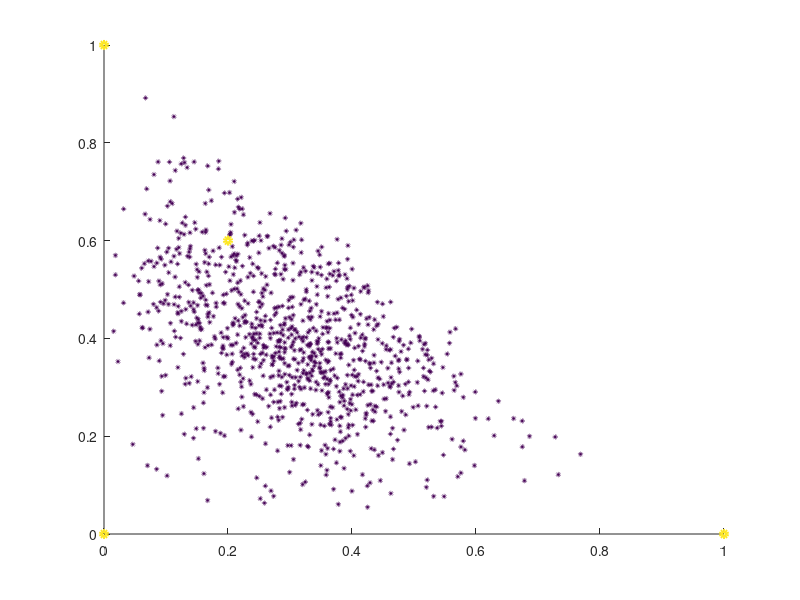

This figure's MATLAB source:
%
P={[0,0], [0,1], [1,0], [0.2,0.6] };

N=1000;

%%%%%%%%%%%%%%%%%%%%%%%%%%%%%%%%%%%%%%%%%%%%%%%%%%%%%%%%%%%%%%%%%%%%%%%%%%%%%%%%
MP=length(P);
Po=cell(1,N);

for II=1:N
    Po{II}=[0 0];
    fator=rand(1,MP);
    fator=fator/sum(fator);
    for JJ=1:MP
        Po{II}=Po{II}+P{JJ}*fator(JJ);

    end
end

x=zeros(1,MP);
y=zeros(1,MP);
for II=1:MP
    x(II)=P{II}(1);
    y(II)=P{II}(2);
end

xo=zeros(1,N);
yo=zeros(1,N);
for II=1:N
    xo(II)=Po{II}(1);
    yo(II)=Po{II}(2);
end

%scatter(xo,yo);
%hold on
sz = 20;
hs=scatter([xo,x],[yo,y],[ones(1,N) sz*ones(1,MP)],[ones(1,N) 2*ones(1,MP)]);
set(hs,'LineWidth',3)
%hold off

print(gcf,'plano.eps','-deps')

